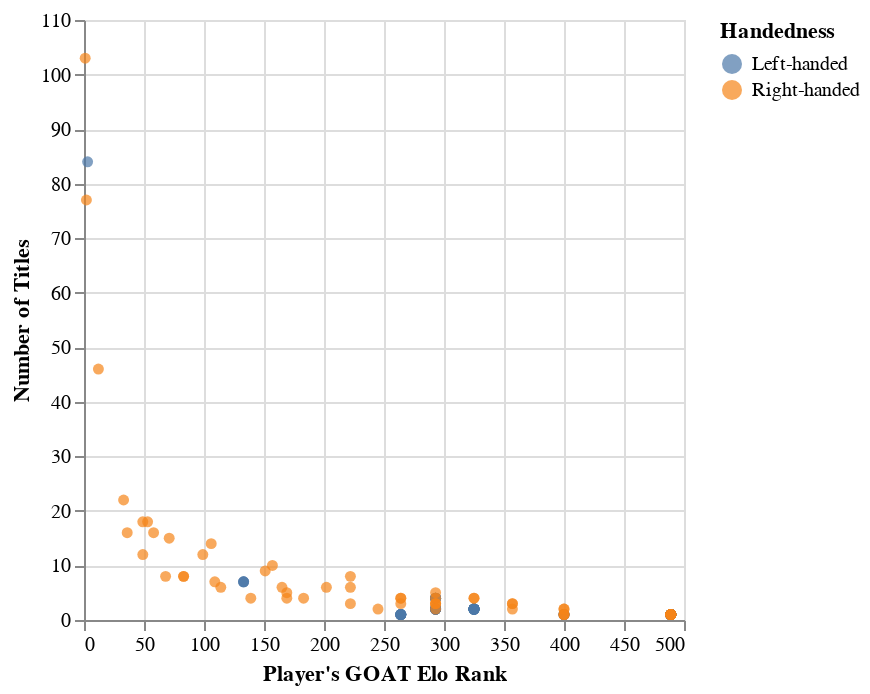

The cell this chart's notebook holds for it:
### Code cell
Figure_4 = alt.Chart(tennis_train).mark_circle().encode(
    x=alt.X("GOAT Rank").title("Player's GOAT Elo Rank"),
    y=alt.Y("Titles").title("Number of Titles"),
    color=alt.Color("Plays").title("Handedness")
)
Figure_4

### Figure 1 — Vega-Lite specification as saved in the notebook (floating-point values rounded to 4 significant figures)
{"config": {"view": {"continuousWidth": 300, "continuousHeight": 300}}, "data": {"name": "data-9663baafcb1e213dc20825d63d1f7af4"}, "mark": {"type": "circle"}, "encoding": {"color": {"field": "Plays", "title": "Handedness", "type": "nominal"}, "x": {"field": "GOAT Rank", "title": "Player's GOAT Elo Rank", "type": "quantitative"}, "y": {"field": "Titles", "title": "Number of Titles", "type": "quantitative"}}, "$schema": "https://vega.github.io/schema/vega-lite/v5.16.3.json", "datasets": {"data-9663baafcb1e213dc20825d63d1f7af4": [{"Plays": "Left-handed", "Titles": 1.0, "GOAT Rank": 489, "Peak Elo Rating": 1953, "Best Elo Rank": 38, "Best Rank": 35, "Prize Money": 3928220}, {"Plays": "Left-handed", "Titles": 2.0, "GOAT Rank": 293, "Peak Elo Rating": 2014, "Best Elo Rank": 25, "Best Rank": 17, "Prize Money": 7062030}, {"Plays": "Left-handed", "Titles": 2.0, "GOAT Rank": 325, "Peak Elo Rating": 1953, "Best Elo Rank": 41, "Best Rank": 33, "Prize Money": 3611278}, {"Plays": "Left-handed", "Titles": 1.0, "GOAT Rank": 264, "Peak Elo Rating": 2075, "Best Elo Rank": 16, "Best Rank": 13, "Prize Money": 4535961}, {"Plays": "Left-handed", "Titles": 1.0, "GOAT Rank": 489, "Peak Elo Rating": 1924, "Best Elo Rank": 53, "Best Rank": 43, "Prize Money": 1062355}, {"Plays": "Left-handed", "Titles": 2.0, "GOAT Rank": 293, "Peak Elo Rating": 2014, "Best Elo Rank": 25, "Best Rank": 17, "Prize Money": 7062030}, {"Plays": "Left-handed", "Titles": 2.0, "GOAT Rank": 325, "Peak Elo Rating": 1953, "Best Elo Rank": 41, "Best Rank": 33, "Prize Money": 3611278}, {"Plays": "Left-handed", "Titles": 1.0, "GOAT Rank": 400, "Peak Elo Rating": 1968, "Best Elo Rank": 37, "Best Rank": 25, "Prize Money": 5647193}, {"Plays": "Left-handed", "Titles": 1.0, "GOAT Rank": 489, "Peak Elo Rating": 1952, "Best Elo Rank": 43, "Best Rank": 58, "Prize Money": 1703096}, {"Plays": "Left-handed", "Titles": 1.0, "GOAT Rank": 489, "Peak Elo Rating": 1924, "Best Elo Rank": 53, "Best Rank": 43, "Prize Money": 1062355}, {"Plays": "Left-handed", "Titles": 1.0, "GOAT Rank": 264, "Peak Elo Rating": 2075, "Best Elo Rank": 16, "Best Rank": 13, "Prize Money": 4535961}, {"Plays": "Left-handed", "Titles": 2.0, "GOAT Rank": 325, "Peak Elo Rating": 1953, "Best Elo Rank": 41, "Best Rank": 33, "Prize Money": 3611278}, {"Plays": "Left-handed", "Titles": 2.0, "GOAT Rank": 293, "Peak Elo Rating": 2014, "Best Elo Rank": 25, "Best Rank": 17, "Prize Money": 7062030}, {"Plays": "Left-handed", "Titles": 7.0, "GOAT Rank": 133, "Peak Elo Rating": 2074, "Best Elo Rank": 16, "Best Rank": 12, "Prize Money": 17114510}, {"Plays": "Left-handed", "Titles": 2.0, "GOAT Rank": 293, "Peak Elo Rating": 2014, "Best Elo Rank": 25, "Best Rank": 17, "Prize Money": 7062030}, {"Plays": "Left-handed", "Titles": 1.0, "GOAT Rank": 489, "Peak Elo Rating": 1953, "Best Elo Rank": 38, "Best Rank": 35, "Prize Money": 3928220}, {"Plays": "Left-handed", "Titles": 1.0, "GOAT Rank": 489, "Peak Elo Rating": 1924, "Best Elo Rank": 53, "Best Rank": 43, "Prize Money": 1062355}, {"Plays": "Left-handed", "Titles": 4.0, "GOAT Rank": 293, "Peak Elo Rating": 1996, "Best Elo Rank": 33, "Best Rank": 21, "Prize Money": 5334788}, {"Plays": "Left-handed", "Titles": 2.0, "GOAT Rank": 325, "Peak Elo Rating": 1953, "Best Elo Rank": 41, "Best Rank": 33, "Prize Money": 3611278}, {"Plays": "Left-handed", "Titles": 2.0, "GOAT Rank": 293, "Peak Elo Rating": 2014, "Best Elo Rank": 25, "Best Rank": 17, "Prize Money": 7062030}, {"Plays": "Left-handed", "Titles": 4.0, "GOAT Rank": 293, "Peak Elo Rating": 1996, "Best Elo Rank": 33, "Best Rank": 21, "Prize Money": 5334788}, {"Plays": "Left-handed", "Titles": 1.0, "GOAT Rank": 264, "Peak Elo Rating": 2075, "Best Elo Rank": 16, "Best Rank": 13, "Prize Money": 4535961}, {"Plays": "Left-handed", "Titles": 1.0, "GOAT Rank": 489, "Peak Elo Rating": 1924, "Best Elo Rank": 53, "Best Rank": 43, "Prize Money": 1062355}, {"Plays": "Left-handed", "Titles": 84.0, "GOAT Rank": 3, "Peak Elo Rating": 2552, "Best Elo Rank": 1, "Best Rank": 1, "Prize Money": 119601561}, {"Plays": "Left-handed", "Titles": 2.0, "GOAT Rank": 293, "Peak Elo Rating": 2014, "Best Elo Rank": 25, "Best Rank": 17, "Prize Money": 7062030}, {"Plays": "Left-handed", "Titles": 2.0, "GOAT Rank": 325, "Peak Elo Rating": 1953, "Best Elo Rank": 41, "Best Rank": 33, "Prize Money": 3611278}, {"Plays": "Left-handed", "Titles": 4.0, "GOAT Rank": 293, "Peak Elo Rating": 1996, "Best Elo Rank": 33, "Best Rank": 21, "Prize Money": 5334788}, {"Plays": "Left-handed", "Titles": 1.0, "GOAT Rank": 489, "Peak Elo Rating": 1952, "Best Elo Rank": 43, "Best Rank": 58, "Prize Money": 1703096}, {"Plays": "Left-handed", "Titles": 1.0, "GOAT Rank": 264, "Peak Elo Rating": 2075, "Best Elo Rank": 16, "Best Rank": 13, "Prize Money": 4535961}, {"Plays": "Left-handed", "Titles": 2.0, "GOAT Rank": 325, "Peak Elo Rating": 1953, "Best Elo Rank": 41, "Best Rank": 33, "Prize Money": 3611278}, {"Plays": "Left-handed", "Titles": 2.0, "GOAT Rank": 325, "Peak Elo Rating": 1953, "Best Elo Rank": 41, "Best Rank": 33, "Prize Money": 3611278}, {"Plays": "Left-handed", "Titles": 7.0, "GOAT Rank": 133, "Peak Elo Rating": 2074, "Best Elo Rank": 16, "Best Rank": 12, "Prize Money": 17114510}, {"Plays": "Left-handed", "Titles": 1.0, "GOAT Rank": 489, "Peak Elo Rating": 1953, "Best Elo Rank": 38, "Best Rank": 35, "Prize Money": 3928220}, {"Plays": "Left-handed", "Titles": 2.0, "GOAT Rank": 325, "Peak Elo Rating": 1953, "Best Elo Rank": 41, "Best Rank": 33, "Prize Money": 3611278}, {"Plays": "Left-handed", "Titles": 1.0, "GOAT Rank": 400, "Peak Elo Rating": 1968, "Best Elo Rank": 37, "Best Rank": 25, "Prize Money": 5647193}, {"Plays": "Left-handed", "Titles": 2.0, "GOAT Rank": 325, "Peak Elo Rating": 1953, "Best Elo Rank": 41, "Best Rank": 33, "Prize Money": 3611278}, {"Plays": "Left-handed", "Titles": 1.0, "GOAT Rank": 489, "Peak Elo Rating": 1924, "Best Elo Rank": 53, "Best Rank": 43, "Prize Money": 1062355}, {"Plays": "Left-handed", "Titles": 1.0, "GOAT Rank": 264, "Peak Elo Rating": 2075, "Best Elo Rank": 16, "Best Rank": 13, "Prize Money": 4535961}, {"Plays": "Left-handed", "Titles": 1.0, "GOAT Rank": 264, "Peak Elo Rating": 2075, "Best Elo Rank": 16, "Best Rank": 13, "Prize Money": 4535961}, {"Plays": "Left-handed", "Titles": 2.0, "GOAT Rank": 293, "Peak Elo Rating": 2014, "Best Elo Rank": 25, "Best Rank": 17, "Prize Money": 7062030}, {"Plays": "Left-handed", "Titles": 2.0, "GOAT Rank": 325, "Peak Elo Rating": 1953, "Best Elo Rank": 41, "Best Rank": 33, "Prize Money": 3611278}, {"Plays": "Left-handed", "Titles": 2.0, "GOAT Rank": 325, "Peak Elo Rating": 1953, "Best Elo Rank": 41, "Best Rank": 33, "Prize Money": 3611278}, {"Plays": "Left-handed", "Titles": 4.0, "GOAT Rank": 293, "Peak Elo Rating": 1996, "Best Elo Rank": 33, "Best Rank": 21, "Prize Money": 5334788}, {"Plays": "Left-handed", "Titles": 2.0, "GOAT Rank": 325, "Peak Elo Rating": 1953, "Best Elo Rank": 41, "Best Rank": 33, "Prize Money": 3611278}, {"Plays": "Left-handed", "Titles": 1.0, "GOAT Rank": 400, "Peak Elo Rating": 1968, "Best Elo Rank": 37, "Best Rank": 25, "Prize Money": 5647193}, {"Plays": "Left-handed", "Titles": 7.0, "GOAT Rank": 133, "Peak Elo Rating": 2074, "Best Elo Rank": 16, "Best Rank": 12, "Prize Money": 17114510}, {"Plays": "Left-handed", "Titles": 1.0, "GOAT Rank": 489, "Peak Elo Rating": 1953, "Best Elo Rank": 38, "Best Rank": 35, "Prize Money": 3928220}, {"Plays": "Left-handed", "Titles": 1.0, "GOAT Rank": 400, "Peak Elo Rating": 1968, "Best Elo Rank": 37, "Best Rank": 25, "Prize Money": 5647193}, {"Plays": "Left-handed", "Titles": 1.0, "GOAT Rank": 489, "Peak Elo Rating": 1952, "Best Elo Rank": 43, "Best Rank": 58, "Prize Money": 1703096}, {"Plays": "Left-handed", "Titles": 1.0, "GOAT Rank": 489, "Peak Elo Rating": 1953, "Best Elo Rank": 38, "Best Rank": 35, "Prize Money": 3928220}, {"Plays": "Left-handed", "Titles": 2.0, "GOAT Rank": 293, "Peak Elo Rating": 2014, "Best Elo Rank": 25, "Best Rank": 17, "Prize Money": 7062030}, {"Plays": "Left-handed", "Titles": 1.0, "GOAT Rank": 489, "Peak Elo Rating": 1924, "Best Elo Rank": 53, "Best Rank": 43, "Prize Money": 1062355}, {"Plays": "Left-handed", "Titles": 4.0, "GOAT Rank": 293, "Peak Elo Rating": 1996, "Best Elo Rank": 33, "Best Rank": 21, "Prize Money": 5334788}, {"Plays": "Left-handed", "Titles": 1.0, "GOAT Rank": 489, "Peak Elo Rating": 1924, "Best Elo Rank": 53, "Best Rank": 43, "Prize Money": 1062355}, {"Plays": "Left-handed", "Titles": 1.0, "GOAT Rank": 489, "Peak Elo Rating": 1952, "Best Elo Rank": 43, "Best Rank": 58, "Prize Money": 1703096}, {"Plays": "Left-handed", "Titles": 1.0, "GOAT Rank": 264, "Peak Elo Rating": 2075, "Best Elo Rank": 16, "Best Rank": 13, "Prize Money": 4535961}, {"Plays": "Left-handed", "Titles": 2.0, "GOAT Rank": 293, "Peak Elo Rating": 2014, "Best Elo Rank": 25, "Best Rank": 17, "Prize Money": 7062030}, {"Plays": "Left-handed", "Titles": 1.0, "GOAT Rank": 264, "Peak Elo Rating": 2075, "Best Elo Rank": 16, "Best Rank": 13, "Prize Money": 4535961}, {"Plays": "Left-handed", "Titles": 1.0, "GOAT Rank": 489, "Peak Elo Rating": 1952, "Best Elo Rank": 43, "Best Rank": 58, "Prize Money": 1703096}, {"Plays": "Left-handed", "Titles": 1.0, "GOAT Rank": 489, "Peak Elo Rating": 1953, "Best Elo Rank": 38, "Best Rank": 35, "Prize Money": 3928220}, {"Plays": "Left-handed", "Titles": 2.0, "GOAT Rank": 325, "Peak Elo Rating": 1953, "Best Elo Rank": 41, "Best Rank": 33, "Prize Money": 3611278}, {"Plays": "Right-handed", "Titles": 8.0, "GOAT Rank": 83, "Peak Elo Rating": 2203, "Best Elo Rank": 6, "Best Rank": 3, "Prize Money": 18020217}, {"Plays": "Right-handed", "Titles": 1.0, "GOAT Rank": 489, "Peak Elo Rating": 1890, "Best Elo Rank": 67, "Best Rank": 46, "Prize Money": 1231953}, {"Plays": "Right-handed", "Titles": 1.0, "GOAT Rank": 400, "Peak Elo Rating": 1962, "Best Elo Rank": 36, "Best Rank": 29, "Prize Money": 3304117}, {"Plays": "Right-handed", "Titles": 103.0, "GOAT Rank": 1, "Peak Elo Rating": 2550, "Best Elo Rank": 1, "Best Rank": 1, "Prize Money": 129231891}, {"Plays": "Right-handed", "Titles": 1.0, "GOAT Rank": 400, "Peak Elo Rating": 1913, "Best Elo Rank": 55, "Best Rank": 27, "Prize Money": 1965163}, {"Plays": "Right-handed", "Titles": 6.0, "GOAT Rank": 222, "Peak Elo Rating": 2004, "Best Elo Rank": 26, "Best Rank": 19, "Prize Money": 8480383}, {"Plays": "Right-handed", "Titles": 3.0, "GOAT Rank": 293, "Peak Elo Rating": 2003, "Best Elo Rank": 25, "Best Rank": 18, "Prize Money": 7774890}, {"Plays": "Right-handed", "Titles": 2.0, "GOAT Rank": 357, "Peak Elo Rating": 1951, "Best Elo Rank": 41, "Best Rank": 38, "Prize Money": 3311462}, {"Plays": "Right-handed", "Titles": 1.0, "GOAT Rank": 489, "Peak Elo Rating": 1953, "Best Elo Rank": 38, "Best Rank": 40, "Prize Money": 4660132}, {"Plays": "Right-handed", "Titles": 77.0, "GOAT Rank": 2, "Peak Elo Rating": 2629, "Best Elo Rank": 1, "Best Rank": 1, "Prize Money": 139144944}, {"Plays": "Right-handed", "Titles": 1.0, "GOAT Rank": 489, "Peak Elo Rating": 1932, "Best Elo Rank": 51, "Best Rank": 31, "Prize Money": 1396674}, {"Plays": "Right-handed", "Titles": 8.0, "GOAT Rank": 222, "Peak Elo Rating": 2117, "Best Elo Rank": 14, "Best Rank": 16, "Prize Money": 12807597}, {"Plays": "Right-handed", "Titles": 6.0, "GOAT Rank": 202, "Peak Elo Rating": 2167, "Best Elo Rank": 10, "Best Rank": 10, "Prize Money": 7256753}, {"Plays": "Right-handed", "Titles": 4.0, "GOAT Rank": 183, "Peak Elo Rating": 2158, "Best Elo Rank": 9, "Best Rank": 8, "Prize Money": 8616024}, {"Plays": "Right-handed", "Titles": 1.0, "GOAT Rank": 489, "Peak Elo Rating": 1939, "Best Elo Rank": 45, "Best Rank": 38, "Prize Money": 2055087}, {"Plays": "Right-handed", "Titles": 18.0, "GOAT Rank": 49, "Peak Elo Rating": 2244, "Best Elo Rank": 6, "Best Rank": 5, "Prize Money": 22072615}, {"Plays": "Right-handed", "Titles": 2.0, "GOAT Rank": 400, "Peak Elo Rating": 1940, "Best Elo Rank": 43, "Best Rank": 32, "Prize Money": 1526576}, {"Plays": "Right-handed", "Titles": 2.0, "GOAT Rank": 400, "Peak Elo Rating": 1987, "Best Elo Rank": 31, "Best Rank": 33, "Prize Money": 5965778}, {"Plays": "Right-handed", "Titles": 1.0, "GOAT Rank": 489, "Peak Elo Rating": 1904, "Best Elo Rank": 57, "Best Rank": 74, "Prize Money": 1048314}, {"Plays": "Right-handed", "Titles": 14.0, "GOAT Rank": 106, "Peak Elo Rating": 2124, "Best Elo Rank": 9, "Best Rank": 6, "Prize Money": 14773644}, {"Plays": "Right-handed", "Titles": 5.0, "GOAT Rank": 293, "Peak Elo Rating": 2009, "Best Elo Rank": 29, "Best Rank": 23, "Prize Money": 8003533}, {"Plays": "Right-handed", "Titles": 4.0, "GOAT Rank": 325, "Peak Elo Rating": 1947, "Best Elo Rank": 44, "Best Rank": 31, "Prize Money": 5349041}, {"Plays": "Right-handed", "Titles": 22.0, "GOAT Rank": 33, "Peak Elo Rating": 2329, "Best Elo Rank": 3, "Best Rank": 3, "Prize Money": 25889586}, {"Plays": "Right-handed", "Titles": 9.0, "GOAT Rank": 151, "Peak Elo Rating": 2135, "Best Elo Rank": 9, "Best Rank": 9, "Prize Money": 12067808}, {"Plays": "Right-handed", "Titles": 4.0, "GOAT Rank": 264, "Peak Elo Rating": 1929, "Best Elo Rank": 48, "Best Rank": 32, "Prize Money": 5355556}, {"Plays": "Right-handed", "Titles": 12.0, "GOAT Rank": 49, "Peak Elo Rating": 2296, "Best Elo Rank": 4, "Best Rank": 4, "Prize Money": 23846631}, {"Plays": "Right-handed", "Titles": 8.0, "GOAT Rank": 68, "Peak Elo Rating": 2269, "Best Elo Rank": 5, "Best Rank": 3, "Prize Money": 18879855}, {"Plays": "Right-handed", "Titles": 10.0, "GOAT Rank": 157, "Peak Elo Rating": 2068, "Best Elo Rank": 18, "Best Rank": 11, "Prize Money": 11912152}, {"Plays": "Right-handed", "Titles": 1.0, "GOAT Rank": 489, "Peak Elo Rating": 1882, "Best Elo Rank": 77, "Best Rank": 64, "Prize Money": 1626003}, {"Plays": "Right-handed", "Titles": 8.0, "GOAT Rank": 83, "Peak Elo Rating": 2189, "Best Elo Rank": 7, "Best Rank": 6, "Prize Money": 17930816}, {"Plays": "Right-handed", "Titles": 3.0, "GOAT Rank": 293, "Peak Elo Rating": 2055, "Best Elo Rank": 19, "Best Rank": 18, "Prize Money": 3466298}, {"Plays": "Right-handed", "Titles": 3.0, "GOAT Rank": 357, "Peak Elo Rating": 1994, "Best Elo Rank": 32, "Best Rank": 23, "Prize Money": 3869834}, {"Plays": "Right-handed", "Titles": 2.0, "GOAT Rank": 293, "Peak Elo Rating": 1999, "Best Elo Rank": 28, "Best Rank": 21, "Prize Money": 6492427}, {"Plays": "Right-handed", "Titles": 4.0, "GOAT Rank": 264, "Peak Elo Rating": 2004, "Best Elo Rank": 29, "Best Rank": 19, "Prize Money": 10821168}, {"Plays": "Right-handed", "Titles": 4.0, "GOAT Rank": 139, "Peak Elo Rating": 2175, "Best Elo Rank": 8, "Best Rank": 5, "Prize Money": 10425605}, {"Plays": "Right-handed", "Titles": 6.0, "GOAT Rank": 165, "Peak Elo Rating": 2176, "Best Elo Rank": 10, "Best Rank": 13, "Prize Money": 8001478}, {"Plays": "Right-handed", "Titles": 15.0, "GOAT Rank": 71, "Peak Elo Rating": 2148, "Best Elo Rank": 9, "Best Rank": 8, "Prize Money": 18669906}, {"Plays": "Right-handed", "Titles": 6.0, "GOAT Rank": 114, "Peak Elo Rating": 2181, "Best Elo Rank": 6, "Best Rank": 5, "Prize Money": 16293854}, {"Plays": "Right-handed", "Titles": 3.0, "GOAT Rank": 222, "Peak Elo Rating": 2066, "Best Elo Rank": 18, "Best Rank": 11, "Prize Money": 7217264}, {"Plays": "Right-handed", "Titles": 1.0, "GOAT Rank": 400, "Peak Elo Rating": 1894, "Best Elo Rank": 61, "Best Rank": 41, "Prize Money": 2109288}, {"Plays": "Right-handed", "Titles": 7.0, "GOAT Rank": 109, "Peak Elo Rating": 2243, "Best Elo Rank": 4, "Best Rank": 4, "Prize Money": 10507693}, {"Plays": "Right-handed", "Titles": 1.0, "GOAT Rank": 489, "Peak Elo Rating": 1935, "Best Elo Rank": 45, "Best Rank": 39, "Prize Money": 2562473}, {"Plays": "Right-handed", "Titles": 3.0, "GOAT Rank": 293, "Peak Elo Rating": 1953, "Best Elo Rank": 39, "Best Rank": 16, "Prize Money": 2802848}, {"Plays": "Right-handed", "Titles": 18.0, "GOAT Rank": 53, "Peak Elo Rating": 2232, "Best Elo Rank": 6, "Best Rank": 3, "Prize Money": 27466016}, {"Plays": "Right-handed", "Titles": 3.0, "GOAT Rank": 357, "Peak Elo Rating": 1972, "Best Elo Rank": 34, "Best Rank": 28, "Prize Money": 6119457}, {"Plays": "Right-handed", "Titles": 4.0, "GOAT Rank": 169, "Peak Elo Rating": 2098, "Best Elo Rank": 9, "Best Rank": 8, "Prize Money": 8918917}, {"Plays": "Right-handed", "Titles": 12.0, "GOAT Rank": 99, "Peak Elo Rating": 2106, "Best Elo Rank": 10, "Best Rank": 5, "Prize Money": 13376235}, {"Plays": "Right-handed", "Titles": 16.0, "GOAT Rank": 36, "Peak Elo Rating": 2291, "Best Elo Rank": 5, "Best Rank": 3, "Prize Money": 33790279}, {"Plays": "Right-handed", "Titles": 4.0, "GOAT Rank": 325, "Peak Elo Rating": 1970, "Best Elo Rank": 35, "Best Rank": 37, "Prize Money": 10262279}, {"Plays": "Right-handed", "Titles": 16.0, "GOAT Rank": 58, "Peak Elo Rating": 2211, "Best Elo Rank": 5, "Best Rank": 4, "Prize Money": 22132368}, {"Plays": "Right-handed", "Titles": 4.0, "GOAT Rank": 293, "Peak Elo Rating": 2042, "Best Elo Rank": 21, "Best Rank": 21, "Prize Money": 5970907}, {"Plays": "Right-handed", "Titles": 1.0, "GOAT Rank": 489, "Peak Elo Rating": 1999, "Best Elo Rank": 29, "Best Rank": 25, "Prize Money": 2722314}, {"Plays": "Right-handed", "Titles": 1.0, "GOAT Rank": 489, "Peak Elo Rating": 1944, "Best Elo Rank": 41, "Best Rank": 39, "Prize Money": 4997728}, {"Plays": "Right-handed", "Titles": 3.0, "GOAT Rank": 264, "Peak Elo Rating": 1990, "Best Elo Rank": 30, "Best Rank": 16, "Prize Money": 4271703}, {"Plays": "Right-handed", "Titles": 1.0, "GOAT Rank": 489, "Peak Elo Rating": 1936, "Best Elo Rank": 45, "Best Rank": 39, "Prize Money": 3128654}, {"Plays": "Right-handed", "Titles": 1.0, "GOAT Rank": 489, "Peak Elo Rating": 1901, "Best Elo Rank": 59, "Best Rank": 50, "Prize Money": 1226242}, {"Plays": "Right-handed", "Titles": 2.0, "GOAT Rank": 245, "Peak Elo Rating": 2102, "Best Elo Rank": 13, "Best Rank": 12, "Prize Money": 7163918}, {"Plays": "Right-handed", "Titles": 1.0, "GOAT Rank": 489, "Peak Elo Rating": 1895, "Best Elo Rank": 62, "Best Rank": 33, "Prize Money": 4927689}, {"Plays": "Right-handed", "Titles": 46.0, "GOAT Rank": 12, "Peak Elo Rating": 2500, "Best Elo Rank": 2, "Best Rank": 1, "Prize Money": 61544007}, {"Plays": "Right-handed", "Titles": 5.0, "GOAT Rank": 169, "Peak Elo Rating": 2069, "Best Elo Rank": 20, "Best Rank": 10, "Prize Money": 7487708}, {"Plays": "Right-handed", "Titles": 1.0, "GOAT Rank": 489, "Peak Elo Rating": 1979, "Best Elo Rank": 33, "Best Rank": 31, "Prize Money": 2706806}]}}
